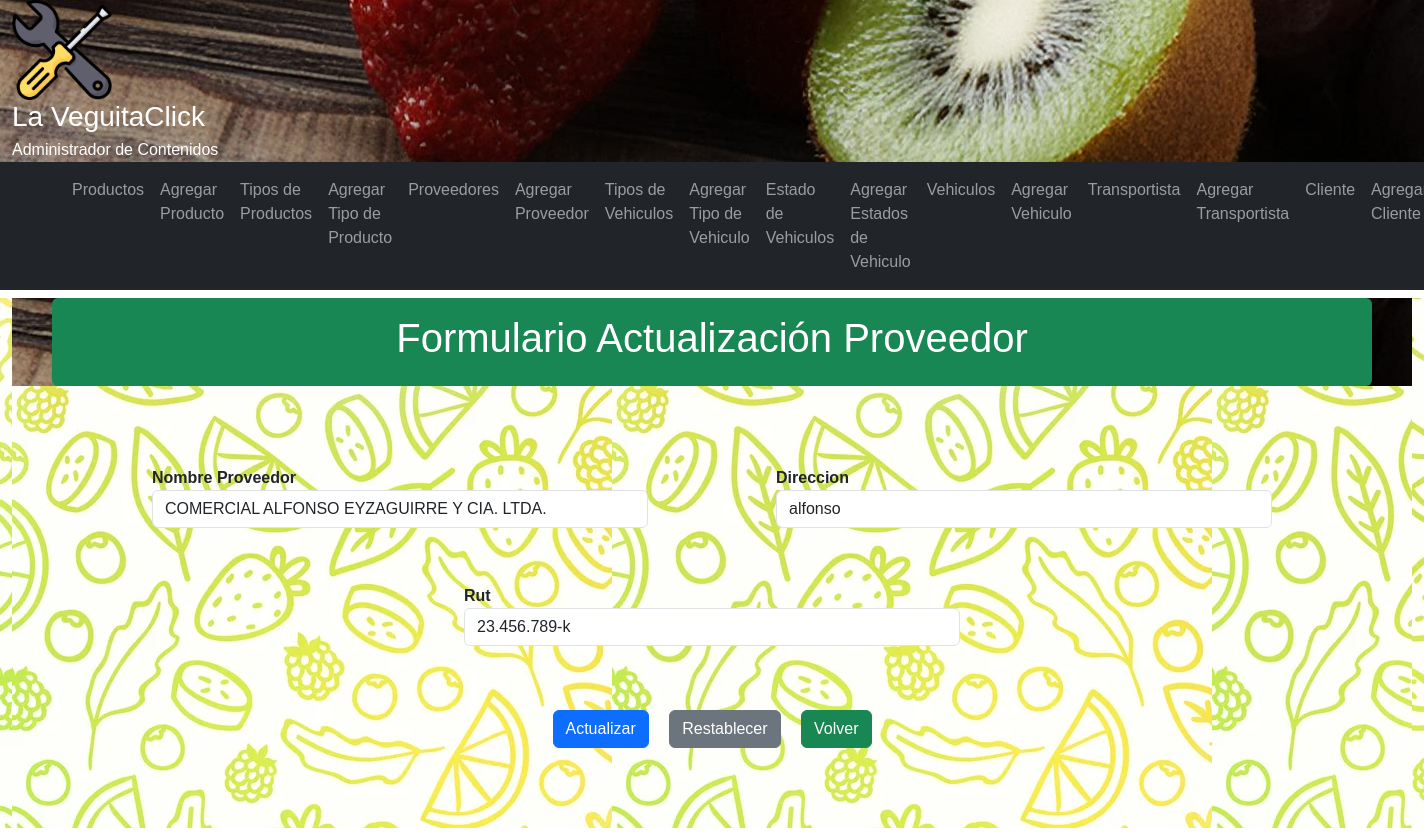
The app's page /crud/proveedor/edit/2 with its own data.
### crud/models.py (models this page shows, shortened)
class Proveedor(models.Model):
    proveedor = models.CharField(verbose_name='Proveedor', max_length=50)
    direccion = models.CharField(verbose_name='Direccion',max_length=100)
    rut = models.CharField(verbose_name='Rut',max_length=12)
    created_at = models.DateTimeField(verbose_name='Fecha creación', auto_now_add=True)
    updated_at = models.DateTimeField(verbose_name='Fecha actualización', auto_now=True)
    class Meta:
        verbose_name = 'proveedor'
        verbose_name_plural = 'proveedores'
        ordering = ['proveedor']

### crud/views.py (the view, shortened to what this page needs)
# urls.py: path('proveedor/edit/<str:proveedor_id>', proveedor_update, name="proveedor-edit"),
def proveedor_update(request, proveedor_id):
    try:
        proveedor = Proveedor.objects.get(id = proveedor_id)
        form = ProveedorForm(instance=proveedor)
        context = {'form':form}
        return render(request,'crud/proveedor-edit.html',context)
    except:
        return redirect(reverse('proveedor') + '?NO_EXISTS')

### crud/forms.py
class ProveedorForm(ModelForm):
    class Meta:
        model = Proveedor
        fields = [
            'id',
            'proveedor',
            'direccion',
            'rut'
        ]
        labels = {
            'id':'ID',
            'proveedor':'Nombre de proveedor',
            'direccion':'Direccion de proveedor',
            'rut':'Rut de proveedor'
        }
        widgets = {
            'id':forms.TextInput(attrs={'class':'form-control'}),
            'proveedor':forms.TextInput(attrs={'class':'form-control'}),
            'direccion':forms.TextInput(attrs={'class':'form-control'}),
            'rut':forms.TextInput(attrs={'class':'form-control'})
        }

### crud/templates/crud/proveedor-edit.html (shortened to what this page needs)
{% extends 'crud/base.html' %}
{% load static %}
{% block main_content %}
<div class="container-fluid">
<main>
<header>
<div class="container my-2 py-3 text-white text-center rounded bg-success">
    <h1>Formulario Actualización Proveedor</h1>
</div>
</header>
<div class="container my-2 p-5">
    <form action="" method="post" enctype="multipart/form-data">
        <div class="row row-cols-2 my-4">
            <div class="col col-lg-5 mb-3 mx-auto">
                <div class="form-group mb-3">
                    <label for="proveedor" class="fw-bold">Nombre Proveedor</label>
                    <div class="input-group">
                        {{form.proveedor}}
                    </div>
                </div>
            </div>
            <div class="col col-lg-5 mb-3 mx-auto">
                <div class="form-group mb-3">
                        <label for="direccion" class="fw-bold">Direccion</label>
                        <div class="input-group">
                            {{form.direccion}}
                        </div>
                </div>
            </div>
        </div>
        <div class="row row-cols-2 my-4">
            <div class="col col-lg-5 mb-3 mx-auto">
                <div class="form-group mb-3">
                    <label for="rut" class="fw-bold">Rut</label>
                    <div class="input-group">
                            {{form.rut}}
                    </div>
                </div>
            </div>
        </div>
        <div class="text-center my-4">
            <input type="submit" class="btn btn-primary m-2" id="actualizar" value="Actualizar">
            <input type="reset" class="btn btn-secondary m-2" id="limpiar" value="Restablecer">
            <a class="btn btn-success m-2" href="{% url 'proveedor' %}">Volver</a>
        </div>
    </form>
</div>
</main>
</div>
{% endblock %}

### crud/static/crud/css/styles.css (style rules this page uses)
body { margin: 0px; padding: 0px; font-family: Verdana, Geneva, Tahoma, sans-serif; }
header { background: url("img/bg-header.png"); color: white; }
header { background-color: rgb(35, 179, 109); color: white; }
main { background: url("img/bg-page.jpg"); background-color: white; }

### records on screen
Proveedor: proveedor "COMERCIAL ALFONSO EYZAGUIRRE Y CIA. LTDA.", direccion "alfonso", rut "23.456.789-k"
